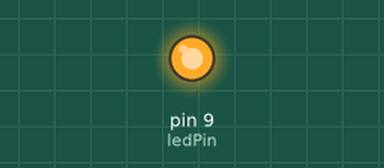
Recording of a sketch running on a simulated Arduino Uno, built with avr-gcc and run on an emulated ATmega328P. Parts: output pins drawn as LEDs (lit = HIGH).

Above: at 1.0 s.
At 3.0 s:
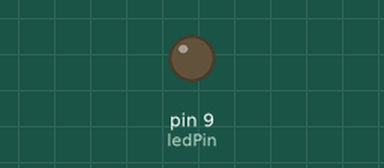
Timing chart, 0 to 5.2 s (numbered marks = the images above):
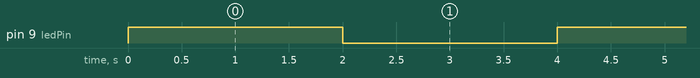

The sketch:

led.ino
```cpp
//led arduino
//created by max21910 with ❤
//Start :


//variable
const int ledPin =  9;  //the led is connected to the pin 9 of the arduino board
int times = 2000; //times corresponds to the delay wich in this case is 2000ms /2s


void setup() {
 Serial.begin(9600); //start the usb communication
 pinMode(ledPin, OUTPUT); // the led is an output
}

void loop() {

 digitalWrite(ledPin, HIGH); //HIGH corresponds to 1 wich means the led is on
 delay(times); // the programs wait 2s
 digitalWrite(ledPin, LOW); //LOW correponds to 0 wich means the led is off
 delay(times); //the programs wait 2s

}

//end
```

Measured:
- by itself, pin 9 (ledPin): alternates HIGH for 2.0 s and LOW for 2.0 s
